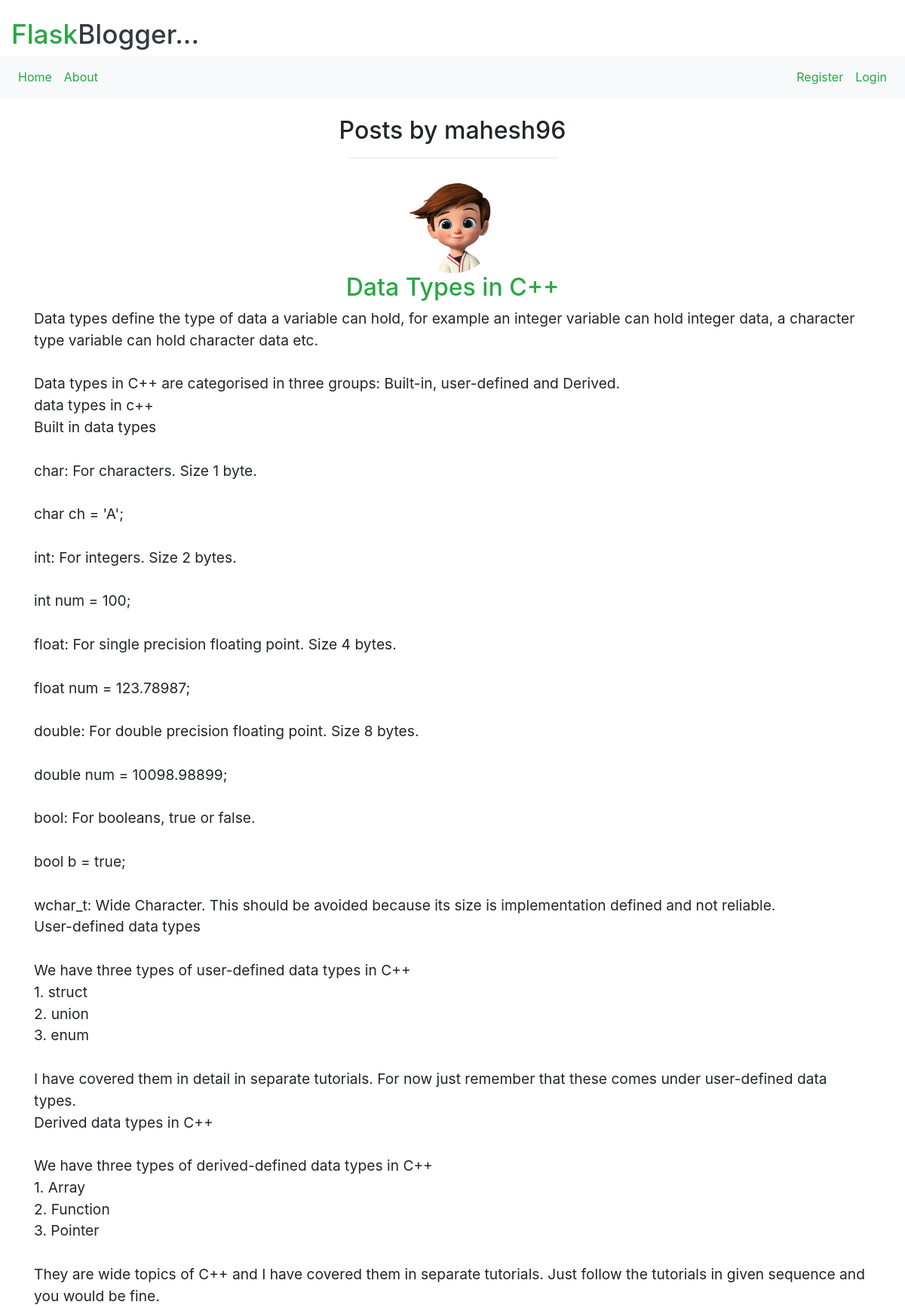
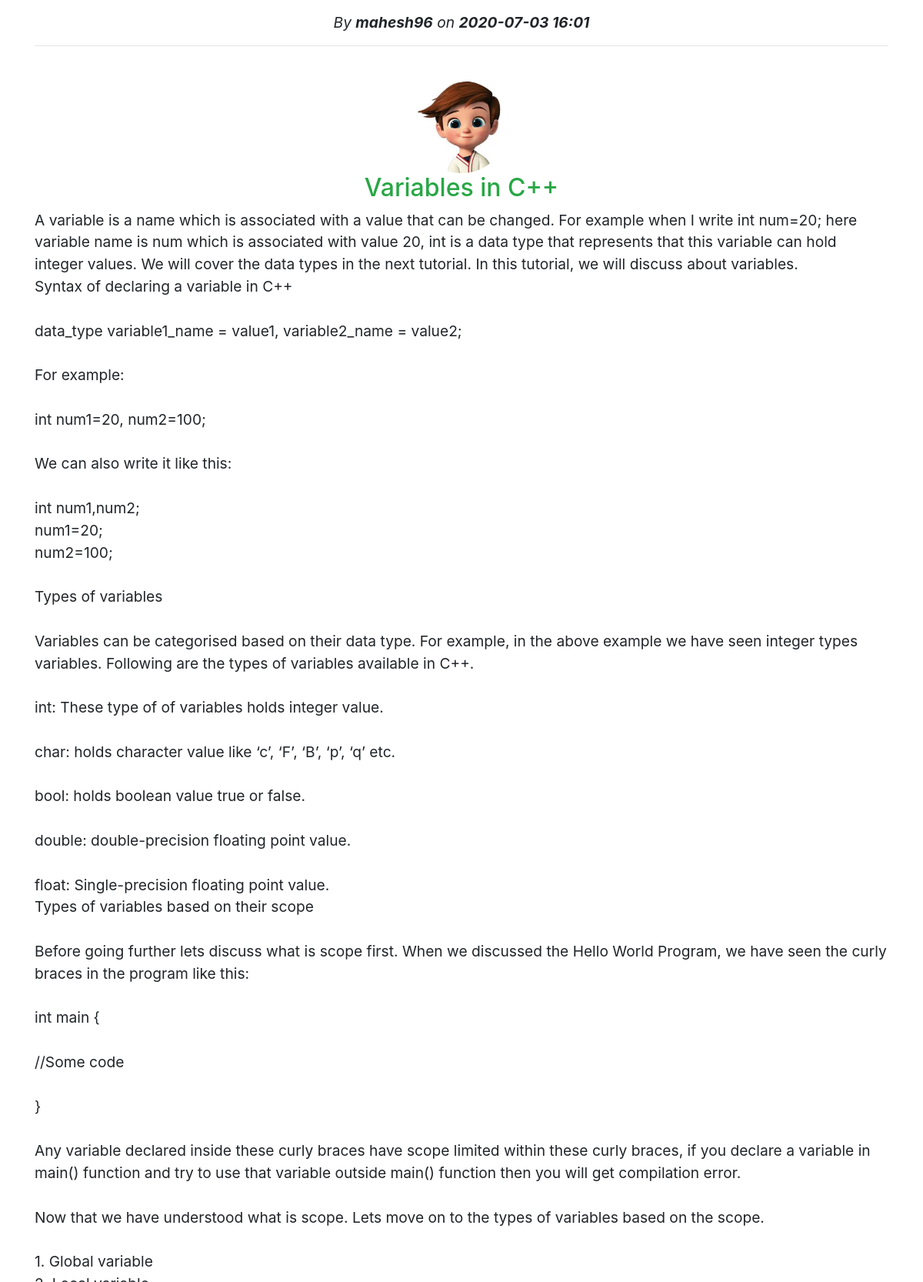
The page /user/mahesh96 (upper part) on the database its author committed (2 pictures, top to bottom).
### flaskBlog/models.py (models this page shows, shortened)
class User(db.Model, UserMixin):
    id = db.Column(db.Integer, primary_key=1)
    username = db.Column(db.String(20), unique=1, nullable=0)
    email = db.Column(db.String(100), unique=1, nullable=0)
    image = db.Column(db.String(20), nullable=0, default='default.jpg')
    password = db.Column(db.String(60), nullable=0)
    posts = db.relationship('Post', backref='auther', lazy=1)
    comments = db.relationship('Comment', backref='auther', lazy=1)

class Post(db.Model):
    id = db.Column(db.Integer, primary_key=1)
    title = db.Column(db.String(100), nullable=0)
    date = db.Column(db.DateTime, nullable=0, default=datetime.now(pytz.timezone('Asia/Kolkata')))
    content = db.Column(db.Text, nullable=0)
    userId = db.Column(db.Integer, db.ForeignKey('user.id'), nullable=0)

### flaskBlog/routes.py (the view)
@app.route('/user/<username>')
def user(username):
    page = request.args.get('page', 1, type=int)
    user = User.query.filter_by(username=username).first_or_404()
    posts = Post.query.filter_by(auther=user)\
        .order_by(Post.id.desc()).paginate(per_page=3, page=page)
    return render_template('user.html', posts=posts, user=user)

### flaskBlog/templates/user.html (shortened to what this page needs)
{% extends "layout.html" %}
{% block content %}
    <h2 class="text-center"> Posts by {{ user.username }} </h2>
    <hr class="w-25 pb-3">
    <div style="font-size: 120%" class="text-center">
        {% for post in posts.items %}
        <img src="{{ url_for('static',filename='profilePics/'+post.auther.image) }}" height="120px" width="120px" class="rounded-circle">
        <h2> <a href="{{ url_for('post',postId=post.id )}}" class="text-success">{{ post['title'] }}</a></h2>
        <p class="text-left" style="white-space: pre-wrap">{{ post['content'] }}</p>
        <p><i>By <b>{{ post.auther.username }}</b> on <b>{{ post['date'].strftime('%Y-%m-%d %H:%M') }}</b></i></p>
        <hr><br>
        {% endfor %}
    </div>
{% endblock content %}

### rows shown on the page
User: username "mahesh96"
Post: image (placeholder picture), title "Data Types in C++", content "Data types define the type of data a variable can hold, for example an integer variable can hold integer data, a character type variable can hold character data etc. Data types in C++ are categorised in three groups: Built-in, user-defined and Derived. data types in c++ Built in data types char: For characters. Size 1 byte. char ch = 'A'; int: For integers. Size 2 bytes. int num = 100; float: For single precision floating point. Size 4 bytes. float num = 123.78987; double: For double precision floating point. Size 8 bytes. double num = 10098.98899; bool: For booleans, true or false. bool b = true; wchar_t: Wide Character. This should be avoided because its size is implementation defined and…", auther.username "mahesh96", date "2020-07-03 16:01"
Post: image (placeholder picture), title "Variables in C++"
